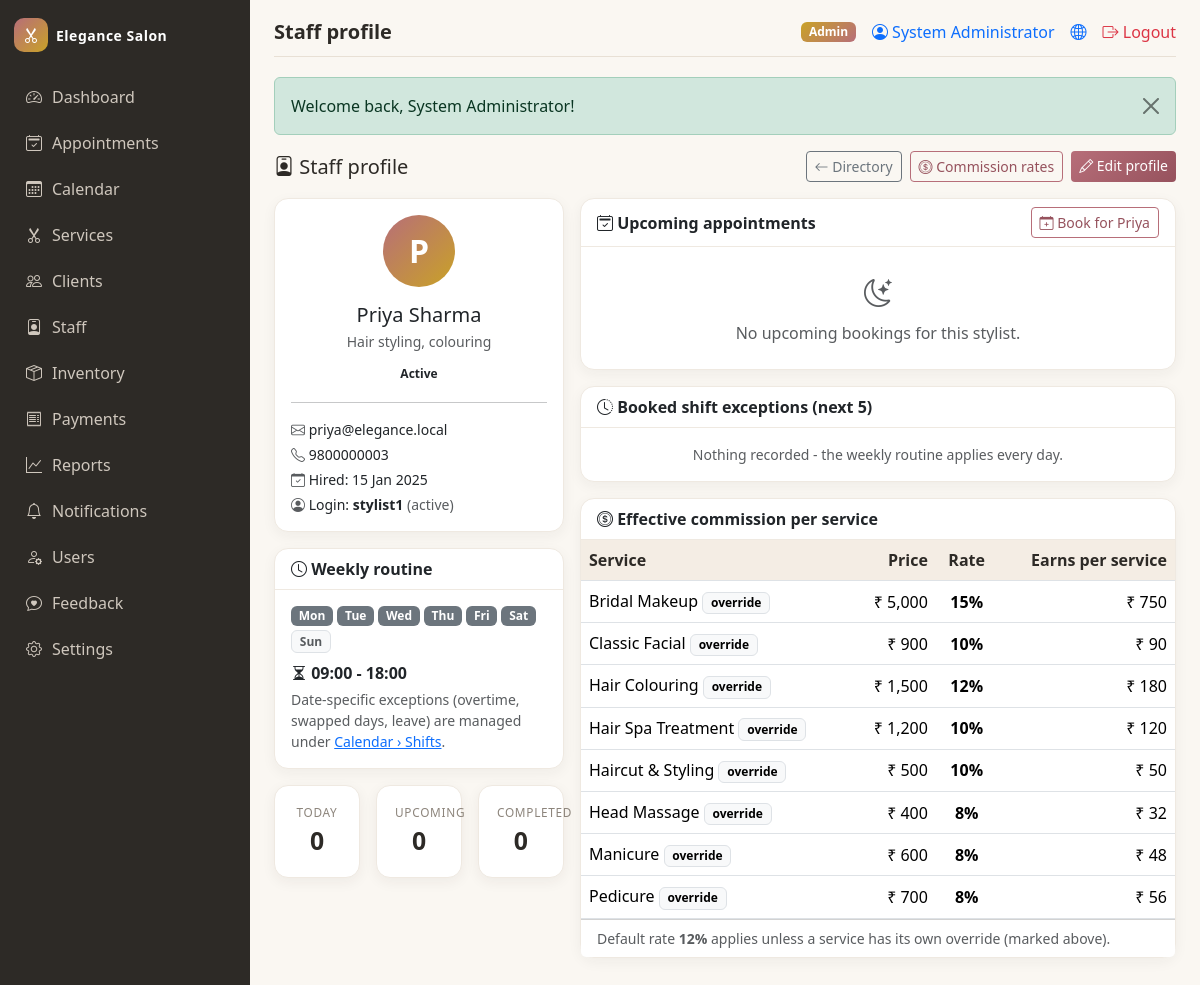
/modules/staff/view.php?id=1 (signed in), run on the app's committed database.
### tables this page shows
CREATE TABLE staff (
  staff_id        INT UNSIGNED AUTO_INCREMENT PRIMARY KEY,
  user_id         INT UNSIGNED DEFAULT NULL UNIQUE,
  name            VARCHAR(100) NOT NULL,
  email           VARCHAR(120) DEFAULT NULL,
  phone           VARCHAR(20)  DEFAULT NULL,
  specialization  VARCHAR(150) DEFAULT NULL,
  commission_rate DECIMAL(5,2) NOT NULL DEFAULT 10.00,    
  work_days       SET('Mon','Tue','Wed','Thu','Fri','Sat','Sun')
                  NOT NULL DEFAULT 'Mon,Tue,Wed,Thu,Fri,Sat',
  shift_start     TIME NOT NULL DEFAULT '09:00:00',
  shift_end       TIME NOT NULL DEFAULT '18:00:00',
  hire_date       DATE DEFAULT NULL,
  status          ENUM('active','on_leave','inactive') NOT NULL DEFAULT 'active',
  created_at      TIMESTAMP NOT NULL DEFAULT CURRENT_TIMESTAMP,
  CONSTRAINT fk_staff_user FOREIGN KEY (user_id)
      REFERENCES users(user_id) ON DELETE SET NULL
);

CREATE TABLE users (
  user_id    INT UNSIGNED AUTO_INCREMENT PRIMARY KEY,
  name       VARCHAR(100) NOT NULL,
  username   VARCHAR(50)  NOT NULL,
  email      VARCHAR(120) NOT NULL,
  phone      VARCHAR(20)  DEFAULT NULL,
  password   VARCHAR(255) NOT NULL,                
  role       ENUM('admin','receptionist','stylist') NOT NULL DEFAULT 'receptionist',
  status     ENUM('active','inactive') NOT NULL DEFAULT 'active',
  last_login DATETIME DEFAULT NULL,
  created_at TIMESTAMP NOT NULL DEFAULT CURRENT_TIMESTAMP,
  UNIQUE KEY uq_users_username (username),
  UNIQUE KEY uq_users_email    (email)
);

CREATE TABLE services (
  service_id       INT UNSIGNED AUTO_INCREMENT PRIMARY KEY,
  name             VARCHAR(100) NOT NULL,
  category         ENUM('Hair','Nails','Facial','Makeup','Spa','Other')
                   NOT NULL DEFAULT 'Other',
  description      TEXT DEFAULT NULL,
  duration_minutes INT UNSIGNED NOT NULL DEFAULT 30,
  price            DECIMAL(10,2) NOT NULL,
  commission_rate  DECIMAL(5,2) DEFAULT NULL,   
  is_active        TINYINT(1) NOT NULL DEFAULT 1,
  created_at       TIMESTAMP NOT NULL DEFAULT CURRENT_TIMESTAMP
);

### modules/staff/view.php (the view, shortened to what this page needs)
<?php
require_once __DIR__ . '/../../includes/init.php';
 $self = BASE_URL . 'modules/staff/';
 $id   = (int)get('id');
 $stmt = mysqli_prepare($conn,
    "SELECT st.*, u.username, u.email AS login_email, u.status AS login_status
     FROM staff st
     LEFT JOIN users u ON u.user_id = st.user_id
     WHERE st.staff_id = ? LIMIT 1");
mysqli_stmt_bind_param($stmt, 'i', $id);
mysqli_stmt_execute($stmt);
 $member = mysqli_fetch_assoc(mysqli_stmt_get_result($stmt));
function staff_scalar($sql, $types = '', $params = array()) {
    global $conn;
    $stmt = mysqli_prepare($conn, $sql);
    if ($types !== '') {
        mysqli_stmt_bind_param($stmt, $types, ...$params);
    }
    mysqli_stmt_execute($stmt);
    $row = mysqli_fetch_row(mysqli_stmt_get_result($stmt));
    return $row ? $row[0] : 0;
}
 $today_count = (int)staff_scalar(
    "SELECT COUNT(*) FROM appointments
     WHERE staff_id = ? AND appointment_date = CURDATE()
       AND status IN ('scheduled','confirmed')", 'i', array($id));
 $upcoming_count = (int)staff_scalar(
    "SELECT COUNT(*) FROM appointments
     WHERE staff_id = ? AND appointment_date > CURDATE()
       AND status IN ('scheduled','confirmed')", 'i', array($id));
 $completed_count = (int)staff_scalar(
    "SELECT COUNT(*) FROM appointments
     WHERE staff_id = ? AND status = 'completed'", 'i', array($id));
 $stmt = mysqli_prepare($conn,
    "SELECT a.appointment_id, a.appointment_date, a.start_time, a.end_time, a.status,
            c.name AS client_name, s.name AS service_name
     FROM appointments a
     JOIN clients  c ON c.client_id  = a.client_id
     JOIN services s ON s.service_id = a.service_id
     WHERE a.staff_id = ? AND a.appointment_date >= CURDATE()
       AND a.status IN ('scheduled','confirmed')
     ORDER BY a.appointment_date ASC, a.start_time ASC
     LIMIT 8");
mysqli_stmt_bind_param($stmt, 'i', $id);
mysqli_stmt_execute($stmt);
 $upcoming = mysqli_fetch_all(mysqli_stmt_get_result($stmt), MYSQLI_ASSOC);
 $stmt = mysqli_prepare($conn,
    "SELECT shift_date, start_time, end_time, shift_type, notes
     FROM staff_shifts
     WHERE staff_id = ? AND shift_date >= CURDATE()
     ORDER BY shift_date ASC, start_time ASC
     LIMIT 5");
mysqli_stmt_bind_param($stmt, 'i', $id);
mysqli_stmt_execute($stmt);
 $exceptions = mysqli_fetch_all(mysqli_stmt_get_result($stmt), MYSQLI_ASSOC);
 $stmt = mysqli_prepare($conn,
    "SELECT s.name, s.category, s.price, s.commission_rate AS override_rate,
            COALESCE(s.commission_rate, st.commission_rate) AS eff_rate
     FROM services s
     JOIN staff st ON st.staff_id = ?
     WHERE s.is_active = 1
     ORDER BY s.name ASC");
mysqli_stmt_bind_param($stmt, 'i', $id);
mysqli_stmt_execute($stmt);
 $services = mysqli_fetch_all(mysqli_stmt_get_result($stmt), MYSQLI_ASSOC);
 $status_pill = array(
    'active'   => 'pill-active',
    'on_leave' => 'pill-on_leave',
    'inactive' => 'pill-inactive',
);
require_once __DIR__ . '/../../includes/dash_header.php';
?>
<div class="d-flex flex-wrap justify-content-between align-items-center gap-2 mb-3">
    <h5 class="mb-0"><i class="bi bi-person-badge"></i> Staff profile</h5>
    <div class="d-flex gap-2">
        <a class="btn btn-outline-secondary btn-sm" href="<?= $self ?>index.php">
            <i class="bi bi-arrow-left"></i> Directory
        </a>
        <a class="btn btn-outline-salon btn-sm" href="<?= $self ?>commissions.php">
            <i class="bi bi-coin"></i> Commission rates
        </a>
        <a class="btn btn-salon btn-sm" href="<?= $self ?>form.php?id=<?= $id ?>">
            <i class="bi bi-pencil"></i> Edit profile
        </a>
    </div>
</div>
<div class="row g-3">
    <div class="col-lg-4">
        <div class="card card-salon mb-3">
            <div class="card-body text-center">
                <span class="avatar-circle mx-auto" style="width:72px;height:72px;font-size:2rem;">
                    <?= e(mb_strtoupper(mb_substr($member['name'], 0, 1))) ?>
                </span>
                <h5 class="mt-3 mb-1"><?= e($member['name']) ?></h5>
                <div class="text-muted small mb-2"><?= e($member['specialization'] !== null && $member['specialization'] !== '' ? $member['specialization'] : 'General stylist') ?></div>
                <span class="pill <?= $status_pill[$member['status']] ?>"><?= e(ucwords(str_replace('_', ' ', $member['status']))) ?></span>
                <hr class="my-3">
                <div class="d-flex flex-column gap-1 small text-start">
                    <span><i class="bi bi-envelope text-muted"></i>
                        <?= $member['email'] !== null && $member['email'] !== '' ? e($member['email']) : '<span class="text-muted">no email</span>' ?></span>
                    <span><i class="bi bi-telephone text-muted"></i>
                        <?= $member['phone'] !== null && $member['phone'] !== '' ? e($member['phone']) : '<span class="text-muted">no phone</span>' ?></span>
                    <span><i class="bi bi-calendar-check text-muted"></i> Hired:
                        <?= $member['hire_date'] !== null && $member['hire_date'] !== '' ? e(date('d M Y', strtotime($member['hire_date']))) : '<span class="text-muted">-</span>' ?></span>
                    <span><i class="bi bi-person-circle text-muted"></i> Login:
                        <?php if ($member['username'] !== null): ?>
                            <b><?= e($member['username']) ?></b>
                            <span class="text-muted">(<?= e($member['login_status']) ?>)</span>
                        <?php else: ?>
                            <span class="text-muted">not linked</span>
                        <?php endif; ?>
                    </span>
                </div>
            </div>
        </div>
        <div class="card card-salon mb-3">
            <div class="card-header"><i class="bi bi-clock"></i> Weekly routine</div>
            <div class="card-body">
                <div class="d-flex flex-wrap gap-1 mb-2">
                    <?php foreach (array('Mon', 'Tue', 'Wed', 'Thu', 'Fri', 'Sat', 'Sun') as $d): ?>
                        <span class="badge <?= in_array($d, explode(',', $member['work_days']), true) ? 'text-bg-secondary' : 'text-bg-light border text-muted' ?>">
                            <?= $d ?>
                        </span>
                    <?php endforeach; ?>
                </div>
                <div class="fw-semibold">
                    <i class="bi bi-hourglass-split"></i>
                    <?= e(date('H:i', strtotime($member['shift_start']))) ?>
                    - <?= e(date('H:i', strtotime($member['shift_end']))) ?>
                </div>
                <div class="form-text mb-0">Date-specific exceptions (overtime, swapped days, leave)
                    are managed under <a href="<?= BASE_URL ?>modules/calendar/shifts.php">Calendar &rsaquo; Shifts</a>.</div>
            </div>
        </div>
        <div class="row g-3">
            <div class="col-4">
                <div class="stat-card text-center">
                    <div class="stat-label">Today</div>
                    <div class="stat-value"><?= $today_count ?></div>
                </div>
            </div>
            <div class="col-4">
                <div class="stat-card text-center">
                    <div class="stat-label">Upcoming</div>
                    <div class="stat-value"><?= $upcoming_count ?></div>
                </div>
            </div>
            <div class="col-4">
                <div class="stat-card text-center">
                    <div class="stat-label">Completed</div>
                    <div class="stat-value"><?= $completed_count ?></div>
                </div>
            </div>
        </div>
    </div>
    <div class="col-lg-8">
        <div class="card card-salon mb-3">
            <div class="card-header d-flex justify-content-between align-items-center">
                <span><i class="bi bi-calendar2-check"></i> Upcoming appointments</span>
                <a class="btn btn-sm btn-outline-salon" href="<?= BASE_URL ?>modules/appointments/form.php?staff_id=<?= $id ?>">
                    <i class="bi bi-calendar-plus"></i> Book for <?= e(explode(' ', $member['name'])[0]) ?>
                </a>
            </div>
            <div class="card-body p-0">
                <?php if (!$upcoming): ?>
                    <div class="p-4 text-center text-muted">
                        <i class="bi bi-moon-stars fs-3 d-block mb-2"></i>
                        No upcoming bookings for this stylist.
                    </div>
                <?php endif; ?>
            </div>
        </div>
        <div class="card card-salon mb-3">
            <div class="card-header"><i class="bi bi-clock-history"></i> Booked shift exceptions (next 5)</div>
            <div class="card-body p-0">
                <?php if (!$exceptions): ?>
                    <div class="p-3 text-center text-muted small">Nothing recorded - the weekly routine applies every day.</div>
                <?php endif; ?>
            </div>
        </div>
        <div class="card card-salon">
            <div class="card-header"><i class="bi bi-coin"></i> Effective commission per service</div>
            <div class="card-body p-0">
                <div class="table-responsive">
                    <table class="table table-hover mb-0 align-middle">
                        <thead>
                            <tr>
                                <th>Service</th>
                                <th class="text-end">Price</th>
                                <th class="text-center">Rate</th>
                                <th class="text-end">Earns per service</th>
                            </tr>
                        </thead>
                        <tbody>
                        <?php foreach ($services as $sv): ?>
                            <tr>
                                <td>
                                    <?= e($sv['name']) ?>
                                    <?php if ($sv['override_rate'] !== null): ?>
                                        <span class="badge text-bg-light border" title="This service has its own override">override</span>
                                    <?php endif; ?>
                                </td>
                                <td class="text-end"><?= money($sv['price']) ?></td>
                                <td class="text-center">
                                    <span class="<?= $sv['override_rate'] !== null ? 'fw-bold' : '' ?>"><?= e(rtrim(rtrim($sv['eff_rate'], '0'), '.')) ?>%</span>
                                </td>
                                <td class="text-end"><?= money($sv['price'] * $sv['eff_rate'] / 100) ?></td>
                            </tr>
                        <?php endforeach; ?>
                        </tbody>
                    </table>
                </div>
            </div>
            <div class="card-footer bg-white small text-muted">
                Default rate <b><?= e(rtrim(rtrim($member['commission_rate'], '0'), '.')) ?>%</b> applies
                unless a service has its own override (marked above).
            </div>
        </div>
    </div>
</div>
<?php require_once __DIR__ . '/../../includes/dash_footer.php'; ?>

### assets/css/style.css (style rules this page uses)
:root { --salon-rose: #b76e79; --salon-rose-d: #96525d; --salon-gold: #c9a227; --salon-ink: #2d2a26; --salon-cream: #faf7f2; --salon-panel: #ffffff; --sidebar-w: 250px; }
body { background: var(--salon-cream); color: var(--salon-ink); font-family: "Segoe UI", system-ui, -apple-system, sans-serif; min-height: 100vh; display: flex; flex-direction: column; }
.btn-salon { background: linear-gradient(135deg, var(--salon-rose), var(--salon-rose-d)); color: #fff; border: none; }
.btn-outline-salon { border: 1px solid var(--salon-rose); color: var(--salon-rose-d); }
.stat-card { background: var(--salon-panel); border: 1px solid #efe9e1; border-radius: 14px; padding: 18px; height: 100%; box-shadow: 0 4px 14px rgba(45,42,38,.06); }
.stat-card .stat-label { font-size: .74rem; text-transform: uppercase; letter-spacing: .7px; color: #8d857c; }
.stat-card .stat-value { font-size: 1.55rem; font-weight: 700; }
.card-salon { border: 1px solid #efe9e1; border-radius: 14px; box-shadow: 0 4px 14px rgba(45,42,38,.05); background: var(--salon-panel); }
.card-salon .card-header { background: transparent; border-bottom: 1px solid #efe9e1; font-weight: 600; }
.table > thead th { background: #f4ede4; color: var(--salon-ink); }
.pill { display: inline-block; padding: 3px 10px; border-radius: 20px; font-size: .75rem; font-weight: 600; }
.avatar-circle { width: 64px; height: 64px; border-radius: 50%; display: inline-flex; align-items: center; justify-content: center; font-size: 1.6rem; font-weight: 700; color: #fff; background: linear-gradient(135deg, var(--salon-rose), var(--salon-gold)); flex: 0 0 64px; }

### data on the page
staff: name "P", name "Priya Sharma", specialization "Hair styling, colouring", status "Active", email "priya@elegance.local", phone "9800000003", hire_date "15 Jan 2025", user.username "stylist1", user.status "active", shift_start "09:00", shift_end "18:00", name "Priya", commission_rate "12"
services: name "Bridal Makeup", commission_rate "override", price "₹ 5,000", eff_rate "15", eff_rate "₹ 750"
services: name "Classic Facial", commission_rate "override", price "₹ 900", eff_rate "10", eff_rate "₹ 90"
services: name "Hair Colouring", commission_rate "override", price "₹ 1,500", eff_rate "12", eff_rate "₹ 180"
services: name "Hair Spa Treatment", commission_rate "override", price "₹ 1,200", eff_rate "10", eff_rate "₹ 120"
services: name "Haircut & Styling", commission_rate "override", price "₹ 500", eff_rate "10", eff_rate "₹ 50"
services: name "Head Massage", commission_rate "override", price "₹ 400", eff_rate "8", eff_rate "₹ 32"
services: name "Manicure", commission_rate "override", price "₹ 600", eff_rate "8", eff_rate "₹ 48"
services: name "Pedicure", commission_rate "override", price "₹ 700", eff_rate "8", eff_rate "₹ 56"

### other printed values
get_setting('salon_name', SITE_NAME) "Elegance Salon"
$m_item['label'] "Dashboard"
$m_item['label'] "Appointments"
$m_item['label'] "Calendar"
$m_item['label'] "Services"
$m_item['label'] "Clients"
$m_item['label'] "Staff"
$m_item['label'] "Inventory"
$m_item['label'] "Payments"
$m_item['label'] "Reports"
$m_item['label'] "Notifications"
$m_item['label'] "Users"
$m_item['label'] "Feedback"
$m_item['label'] "Settings"
$page_title "Staff profile"
